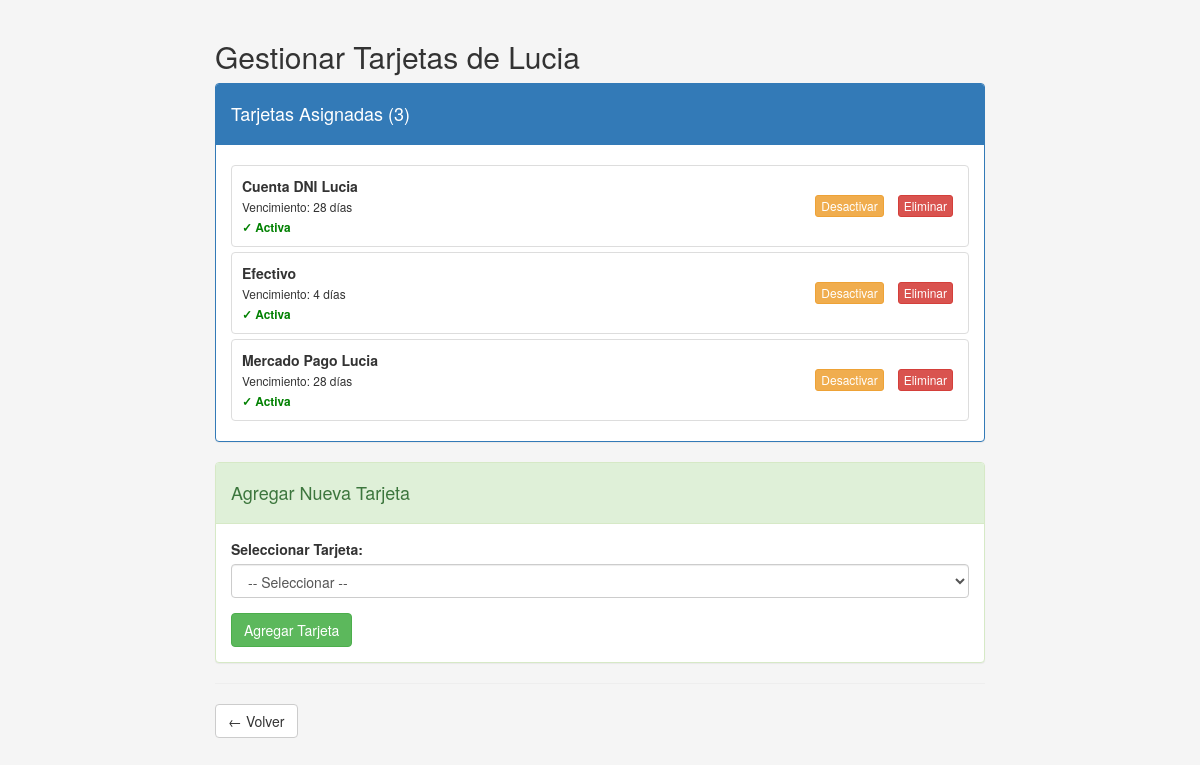
The page /COMPRAS/gestionar_tarjetas_ui.php?user=Lucia on the database its author committed.
### tables this page shows
CREATE TABLE IF NOT EXISTS `usuario_tarjetas` (
  `id` int(11) NOT NULL AUTO_INCREMENT PRIMARY KEY,
  `usuario_id` int(11) NOT NULL,
  `tarjeta` int(2) NOT NULL,
  `activa` tinyint(1) DEFAULT 1 COMMENT '1 = activa, 0 = inactiva',
  `fecha_agregada` timestamp DEFAULT CURRENT_TIMESTAMP,
  `notas` varchar(255) DEFAULT NULL,
  UNIQUE KEY `usuario_tarjeta` (`usuario_id`, `tarjeta`)
);

CREATE TABLE `formas_pago` (
  `tarjeta` int(2) NOT NULL,
  `fechacierre` int(2) NOT NULL,
  `vto` int(2) NOT NULL,
  `descripcion` varchar(30) NOT NULL,
  `tope` int(5) NOT NULL,
  `credito` tinyint(1) NOT NULL
);

### COMPRAS/gestionar_tarjetas.php (called while the page is built, shortened)
<?php
function obtener_tarjetas_usuario($usuario_id, $link)
{
    $sql = "SELECT ut.id, ut.usuario_id, ut.tarjeta, ut.activa, ut.fecha_agregada, ut.notas,
                   fp.descripcion, fp.vto, fp.tope, fp.credito
            FROM usuario_tarjetas ut
            JOIN formas_pago fp ON ut.tarjeta = fp.tarjeta
            WHERE ut.usuario_id = ?
            ORDER BY ut.activa DESC, fp.descripcion ASC";
    $stmt = mysqli_prepare($link, $sql);
    mysqli_stmt_bind_param($stmt, "i", $usuario_id);
    mysqli_stmt_execute($stmt);
    $result = mysqli_stmt_get_result($stmt);
    $tarjetas = array();
    while ($row = mysqli_fetch_array($result, MYSQLI_ASSOC)) {
        $tarjetas[] = $row;
    }
    return $tarjetas;
}
?>

### COMPRAS/gestionar_tarjetas_ui.php (the view, shortened to what this page needs)
<?php
include("../conexion_compras.php");
$link = mysqli_connect($host, $usuario, $clave, $bd);
include("gestionar_tarjetas.php");
$usuario_nombre = isset($_GET['user']) ? $_GET['user'] : 'fabian';
$usuarios_map = array(
    'fabian' => 8,
    'Fabian-compras' => 8,
    'Denise' => 5,
    'denise' => 5,
    'Pabla' => 6,
    'pabla' => 6,
    'Lucia' => 7,
    'lucia' => 7
);
$usuario_id = isset($usuarios_map[$usuario_nombre]) ? $usuarios_map[$usuario_nombre] : 0;
$tarjetas_usuario = obtener_tarjetas_usuario($usuario_id, $link);
?>
<!DOCTYPE html>
<html lang="es">
<head>
    <link rel="stylesheet" href="css/bootstrap.min.css">
</head>
<body>
    <div class="container">
        <h2>Gestionar Tarjetas de <?php echo ucfirst($usuario_nombre); ?></h2>
        <div class="panel panel-primary">
            <div class="panel-heading">
                <h4>Tarjetas Asignadas (<?php echo count($tarjetas_usuario); ?>)</h4>
            </div>
            <div class="panel-body">
                <?php if (count($tarjetas_usuario) > 0): ?>
                    <?php foreach ($tarjetas_usuario as $t): ?>
                        <div class="tarjeta-item">
                            <div class="tarjeta-nombre">
                                <strong><?php echo $t['descripcion']; ?></strong>
                                <br>
                                <small>Vencimiento: <?php echo $t['vto']; ?> días</small>
                                <br>
                                <small class="<?php echo ($t['activa'] == 1) ? 'tarjeta-activa' : 'tarjeta-inactiva'; ?>">
                                    <?php echo ($t['activa'] == 1) ? '✓ Activa' : '✗ Inactiva'; ?>
                                </small>
                            </div>
                            <div>
                                <button class="btn btn-xs btn-warning btn-accion"
                                    onclick="cambiarEstado(<?php echo $t['id']; ?>, <?php echo (1 - $t['activa']); ?>)">
                                    <?php echo ($t['activa'] == 1) ? 'Desactivar' : 'Activar'; ?>
                                </button>
                                <button class="btn btn-xs btn-danger btn-accion"
                                    onclick="eliminarTarjeta(<?php echo $t['id']; ?>)">
                                    Eliminar
                                </button>
                            </div>
                        </div>
                    <?php endforeach; ?>
                <?php else: ?>
                    <p class="text-muted">Ninguna tarjeta asignada aún</p>
                <?php endif; ?>
            </div>
        </div>
        <div class="panel panel-success">
            <div class="panel-heading">
                <h4>Agregar Nueva Tarjeta</h4>
            </div>
            <div class="panel-body">
                <form id="formAgregar">
                    <div class="form-group">
                        <label for="tarjeta_id">Seleccionar Tarjeta:</label>
                        <select id="tarjeta_id" name="tarjeta_id" class="form-control" required>
                            <option value="">-- Seleccionar --</option>
                        </select>
                    </div>
                    <button type="button" class="btn btn-success" onclick="agregarTarjeta()">
                        Agregar Tarjeta
                    </button>
                </form>
            </div>
        </div>
        <hr>
        <a href="javascript:history.back()" class="btn btn-default">← Volver</a>
    </div>
</body>
</html>

### COMPRAS/gestionar_tarjetas_ui.php (style rules this page uses)
body { padding: 20px; background-color: #f5f5f5; }
.container { max-width: 800px; }
.tarjeta-item { display: flex; flex-wrap: wrap; justify-content: space-between; align-items: center; gap: 10px; padding: 10px; border: 1px solid #ddd; margin: 5px 0; background: white; border-radius: 4px; }
.tarjeta-nombre { flex-grow: 1; min-width: 150px; }
.tarjeta-activa { color: green; font-weight: bold; }
.btn-accion { margin: 0 5px; }

### rows shown on the page
usuario_tarjetas: formas_pago.descripcion "Cuenta DNI Lucia", formas_pago.vto "28", activa "✓ Activa"
usuario_tarjetas: formas_pago.descripcion "Efectivo", formas_pago.vto "4", activa "✓ Activa"
usuario_tarjetas: formas_pago.descripcion "Mercado Pago Lucia", formas_pago.vto "28", activa "✓ Activa"

### other values the page prints
$usuario_nombre "Lucia"
count($tarjetas_usuario) "3"
